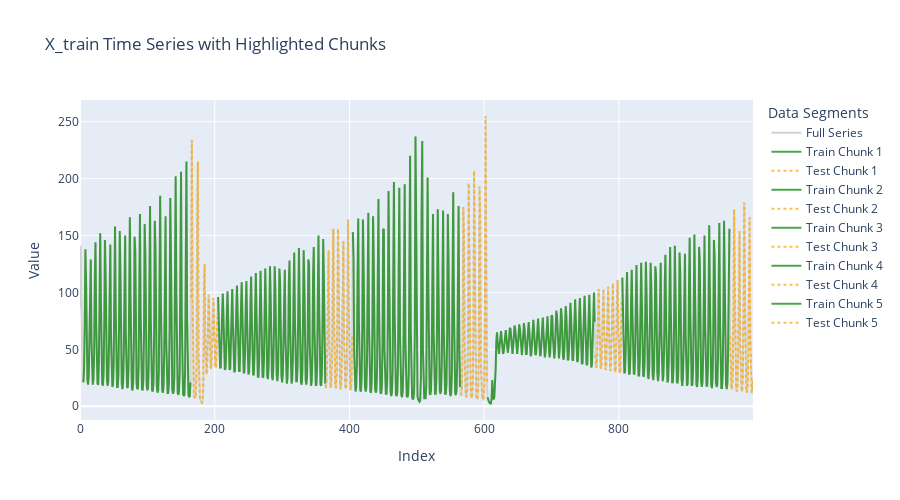

Notebook code cell kept with this figure:
### Code cell
# Full coverage different sized chunks no overlap
n_lags = 5
lagged_df = create_lagged_features(series=series, n_lags=n_lags, dropna=True)

train_size = 0.8
total_size = 200
stride = 200

splits = train_test_split_lagged(df=lagged_df, train_size=train_size, total_size=total_size, stride=stride)
plot_lagged_chunks(series=series, splits=splits, n_lags=n_lags, stride=stride)

### Figure 1 — Plotly figure (JSON) as saved in the notebook; plotly's stock layout.template omitted (floating-point values rounded to 4 significant figures; data arrays with more than 128 entries replaced by an {"elided": "..."} marker saying what was removed)
{"data": [{"line": {"color": "lightgray"}, "mode": "lines", "name": "Full Series", "type": "scatter", "x": {"elided": "1000 int values"}, "y": {"elided": "1000 int values"}}, {"line": {"color": "green", "width": 2}, "mode": "lines", "name": "Train Chunk 1", "opacity": 0.7, "type": "scatter", "x": {"elided": "160 int values"}, "y": {"elided": "160 int values"}}, {"line": {"color": "orange", "dash": "dot", "width": 2}, "mode": "lines", "name": "Test Chunk 1", "opacity": 0.7, "type": "scatter", "x": [165, 166, 167, 168, 169, 170, 171, 172, 173, 174, 175, 176, 177, 178, 179, 180, 181, 182, 183, 184, 185, 186, 187, 188, 189, 190, 191, 192, 193, 194, 195, 196, 197, 198, 199, 200, 201, 202, 203, 204], "y": [95, 234, 99, 22, 9, 8, 7, 9, 35, 176, 215, 46, 11, 7, 5, 4, 3, 4, 19, 105, 125, 55, 30, 28, 41, 71, 98, 79, 49, 34, 33, 47, 75, 95, 76, 48, 34, 35, 49, 78]}, {"line": {"color": "green", "width": 2}, "mode": "lines", "name": "Train Chunk 2", "opacity": 0.7, "type": "scatter", "x": {"elided": "160 int values"}, "y": {"elided": "160 int values"}}, {"line": {"color": "orange", "dash": "dot", "width": 2}, "mode": "lines", "name": "Test Chunk 2", "opacity": 0.7, "type": "scatter", "x": [365, 366, 367, 368, 369, 370, 371, 372, 373, 374, 375, 376, 377, 378, 379, 380, 381, 382, 383, 384, 385, 386, 387, 388, 389, 390, 391, 392, 393, 394, 395, 396, 397, 398, 399, 400, 401, 402, 403, 404], "y": [16, 23, 53, 131, 137, 58, 24, 16, 19, 38, 104, 156, 80, 30, 17, 16, 28, 75, 156, 112, 40, 18, 15, 21, 51, 132, 145, 59, 22, 15, 17, 32, 96, 164, 89, 30, 16, 14, 24, 62]}, {"line": {"color": "green", "width": 2}, "mode": "lines", "name": "Train Chunk 3", "opacity": 0.7, "type": "scatter", "x": {"elided": "160 int values"}, "y": {"elided": "160 int values"}}, {"line": {"color": "orange", "dash": "dot", "width": 2}, "mode": "lines", "name": "Test Chunk 3", "opacity": 0.7, "type": "scatter", "x": [565, 566, 567, 568, 569, 570, 571, 572, 573, 574, 575, 576, 577, 578, 579, 580, 581, 582, 583, 584, 585, 586, 587, 588, 589, 590, 591, 592, 593, 594, 595, 596, 597, 598, 599, 600, 601, 602, 603, 604], "y": [10, 10, 16, 56, 175, 149, 41, 14, 8, 9, 18, 67, 196, 130, 32, 11, 8, 7, 17, 66, 207, 131, 30, 10, 7, 6, 12, 48, 193, 172, 39, 11, 7, 6, 6, 16, 86, 255, 107, 19]}, {"line": {"color": "green", "width": 2}, "mode": "lines", "name": "Train Chunk 4", "opacity": 0.7, "type": "scatter", "x": {"elided": "160 int values"}, "y": {"elided": "160 int values"}}, {"line": {"color": "orange", "dash": "dot", "width": 2}, "mode": "lines", "name": "Test Chunk 4", "opacity": 0.7, "type": "scatter", "x": [765, 766, 767, 768, 769, 770, 771, 772, 773, 774, 775, 776, 777, 778, 779, 780, 781, 782, 783, 784, 785, 786, 787, 788, 789, 790, 791, 792, 793, 794, 795, 796, 797, 798, 799, 800, 801, 802, 803, 804], "y": [45, 34, 35, 54, 87, 103, 72, 43, 33, 35, 53, 88, 103, 73, 43, 32, 33, 53, 91, 105, 72, 41, 31, 33, 54, 91, 108, 72, 41, 30, 32, 51, 93, 111, 74, 41, 29, 31, 51, 93]}, {"line": {"color": "green", "width": 2}, "mode": "lines", "name": "Train Chunk 5", "opacity": 0.7, "type": "scatter", "x": {"elided": "160 int values"}, "y": {"elided": "160 int values"}}, {"line": {"color": "orange", "dash": "dot", "width": 2}, "mode": "lines", "name": "Test Chunk 5", "opacity": 0.7, "type": "scatter", "x": [965, 966, 967, 968, 969, 970, 971, 972, 973, 974, 975, 976, 977, 978, 979, 980, 981, 982, 983, 984, 985, 986, 987, 988, 989, 990, 991, 992, 993, 994, 995, 996, 997, 998, 999, 1000, 1001, 1002, 1003, 1004], "y": [62, 24, 15, 16, 30, 86, 173, 102, 34, 16, 13, 19, 50, 141, 154, 57, 21, 13, 14, 27, 87, 179, 103, 33, 15, 12, 18, 45, 136, 166, 61, 20, 12, 13, 23]}], "layout": {"height": 500, "legend": {"title": {"text": "Data Segments"}}, "title": {"text": "X_train Time Series with Highlighted Chunks"}, "xaxis": {"title": {"text": "Index"}}, "yaxis": {"title": {"text": "Value"}}}}
